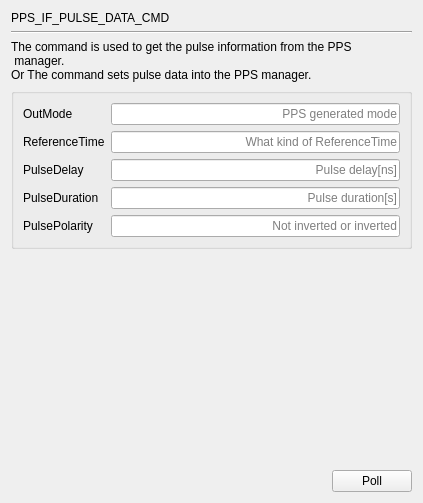
     <widget class="QWidget" name="page_PPS_IF_PULSE_DATA_CMD">
      <layout class="QGridLayout" name="gridLayout_6">
       <item row="0" column="0">
        <widget class="QLabel" name="label_65">
         <property name="text">
          <string>PPS_IF_PULSE_DATA_CMD</string>
         </property>
        </widget>
       </item>
       <item row="1" column="0" colspan="2">
        <widget class="Line" name="line_17">
         <property name="orientation">
          <enum>Qt::Horizontal</enum>
         </property>
        </widget>
       </item>
       <item row="2" column="0" colspan="2">
        <widget class="QLabel" name="label_66">
         <property name="text">
          <string>The command is used to get the pulse information from the PPS
 manager.
Or The command sets pulse data into the PPS manager.</string>
         </property>
        </widget>
       </item>
       <item row="3" column="0" colspan="2">
        <widget class="QGroupBox" name="groupBox_8">
         <property name="title">
          <string/>
         </property>
         <layout class="QGridLayout" name="gridLayout_5">
          <item row="0" column="0">
           <widget class="QLabel" name="label_67">
            <property name="text">
             <string>OutMode</string>
            </property>
           </widget>
          </item>
          <item row="0" column="1">
           <widget class="QLineEdit" name="lineEdit_PULSE_OutMode">
            <property name="alignment">
             <set>Qt::AlignRight|Qt::AlignTrailing|Qt::AlignVCenter</set>
            </property>
            <property name="readOnly">
             <bool>true</bool>
            </property>
            <property name="placeholderText">
             <string>PPS generated mode</string>
            </property>
           </widget>
          </item>
          <item row="1" column="0">
           <widget class="QLabel" name="label_68">
            <property name="text">
             <string>ReferenceTime</string>
            </property>
           </widget>
          </item>
          <item row="1" column="1">
           <widget class="QLineEdit" name="lineEdit_PULSE_ReferenceTime">
            <property name="alignment">
             <set>Qt::AlignRight|Qt::AlignTrailing|Qt::AlignVCenter</set>
            </property>
            <property name="readOnly">
             <bool>true</bool>
            </property>
            <property name="placeholderText">
             <string>What kind of ReferenceTime</string>
            </property>
           </widget>
          </item>
          <item row="2" column="0">
           <widget class="QLabel" name="label_69">
            <property name="text">
             <string>PulseDelay</string>
            </property>
           </widget>
          </item>
          <item row="2" column="1">
           <widget class="QLineEdit" name="lineEdit_PULSE_PulseDelay">
            <property name="alignment">
             <set>Qt::AlignRight|Qt::AlignTrailing|Qt::AlignVCenter</set>
            </property>
            <property name="readOnly">
             <bool>true</bool>
            </property>
            <property name="placeholderText">
             <string>Pulse delay[ns]</string>
            </property>
           </widget>
          </item>
          <item row="3" column="0">
           <widget class="QLabel" name="label_70">
            <property name="text">
             <string>PulseDuration</string>
            </property>
           </widget>
          </item>
          <item row="3" column="1">
           <widget class="QLineEdit" name="lineEdit_PULSE_PulseDuration">
            <property name="alignment">
             <set>Qt::AlignRight|Qt::AlignTrailing|Qt::AlignVCenter</set>
            </property>
            <property name="readOnly">
             <bool>true</bool>
            </property>
            <property name="placeholderText">
             <string>Pulse duration[s]</string>
            </property>
           </widget>
          </item>
          <item row="4" column="0">
           <widget class="QLabel" name="label_71">
            <property name="text">
             <string>PulsePolarity</string>
            </property>
           </widget>
          </item>
          <item row="4" column="1">
           <widget class="QLineEdit" name="lineEdit_PULSE_PulsePolarity">
            <property name="alignment">
             <set>Qt::AlignRight|Qt::AlignTrailing|Qt::AlignVCenter</set>
            </property>
            <property name="readOnly">
             <bool>true</bool>
            </property>
            <property name="placeholderText">
             <string>Not inverted or inverted</string>
            </property>
           </widget>
          </item>
         </layout>
        </widget>
       </item>
       <item row="4" column="1">
        <spacer name="verticalSpacer_19">
         <property name="orientation">
          <enum>Qt::Vertical</enum>
         </property>
         <property name="sizeHint" stdset="0">
          <size>
           <width>20</width>
           <height>215</height>
          </size>
         </property>
        </spacer>
       </item>
       <item row="5" column="0">
        <spacer name="horizontalSpacer_3">
         <property name="orientation">
          <enum>Qt::Horizontal</enum>
         </property>
         <property name="sizeHint" stdset="0">
          <size>
           <width>315</width>
           <height>20</height>
          </size>
         </property>
        </spacer>
       </item>
       <item row="5" column="1">
        <widget class="QPushButton" name="poll_PPS_IF_PULSE_DATA_CMD">
         <property name="text">
          <string>Poll</string>
         </property>
        </widget>
       </item>
      </layout>
     </widget>
